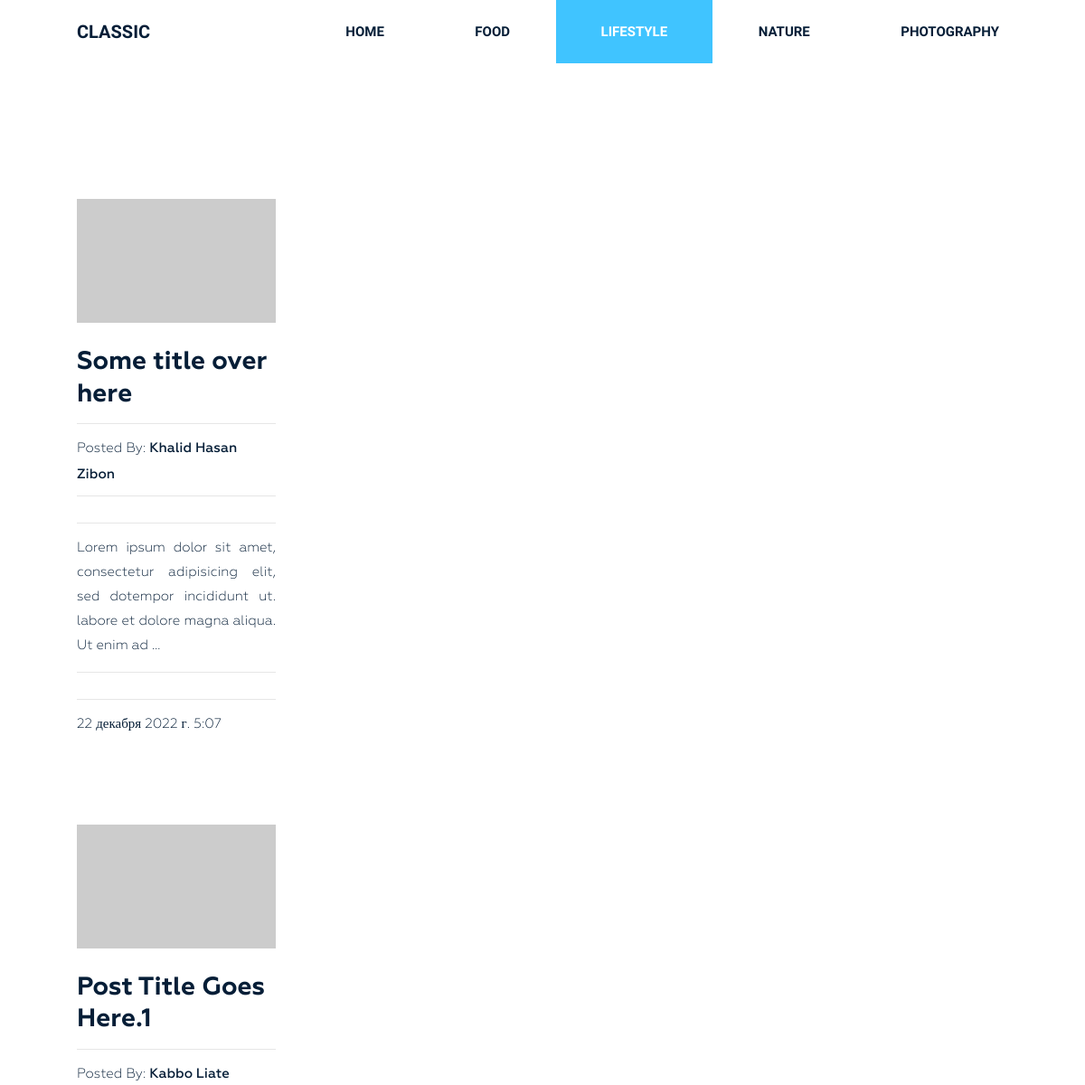
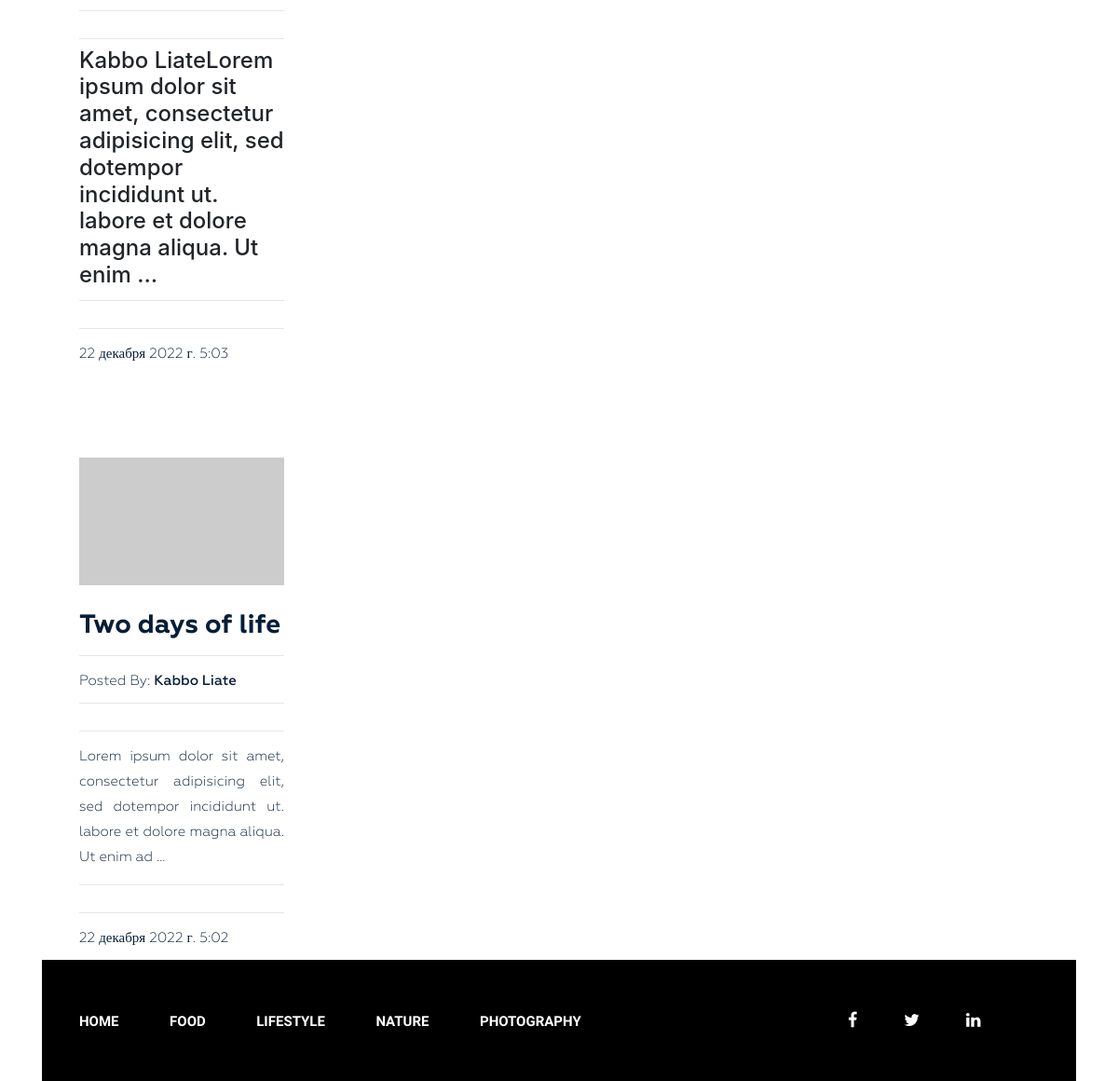
Screenshot of /category/lifestyle with the database file from the repository (2 pictures, top to bottom).
### blog/models.py (models this page shows, shortened)
class Category(models.Model):
    title = models.CharField(max_length=255)
    slug = models.SlugField(max_length=255, verbose_name='url', unique=True)
    def __str__(self):
        return self.title
    class Meta:
        ordering = ['title']
        verbose_name = 'Категория'
        verbose_name_plural = 'Категории'
    def get_absolute_url(self):
        return reverse('category', kwargs={'slug': self.slug})

class Post(models.Model):
    title = models.CharField(max_length=255)
    slug = models.SlugField(max_length=255, verbose_name='url', unique=True)
    author = models.CharField(max_length=100)
    content = models.TextField(blank=True)
    created_at = models.DateTimeField(auto_now_add=True, verbose_name='Опубликовано')
    photo = models.ImageField(upload_to='photos/%Y/%m/%d/', blank=True)
    views = models.IntegerField(default=0, verbose_name='Просмотров')
    category = models.ForeignKey(Category, on_delete=models.PROTECT, related_name='posts')
    tags = models.ManyToManyField(Tag, blank=True, related_name='posts')
    class Meta:
        ordering = ['-created_at']
        verbose_name = 'Статья(-ю)'
        verbose_name_plural = 'Статьи'
    def get_absolute_url(self):
        return reverse('post', kwargs={'slug': self.slug})

### blog/views.py (the view)
# urls.py: path('category/<str:slug>', PostsByCategory.as_view(), name='category'),
class PostsByCategory(ListView):
    template_name = 'blog/category.html'
    context_object_name = 'posts'
    paginate_by = 4
    allow_empty = False
    def get_queryset(self):
        return Post.objects.filter(category__slug=self.kwargs['slug'])
    def get_context_data(self, *, object_list=None, **kwargs):
        context = super().get_context_data(**kwargs)
        context['title'] = Category.objects.get(slug=self.kwargs['slug'])
        return context

### blog/templatetags/menu_ttag.py (called while the page is built)
@register.inclusion_tag('blog/menu_template.html')
def show_menu(menu_class='menu'):
    categories = Category.objects.all()
    context = {'categories': categories,
               'menu_class': menu_class}
    return context

### blog/templates/blog/category.html (shortened to what this page needs)
{% extends 'base.html' %}
{% load static %}
{% block content %}
<section class="blog-post-area">
<div class="container">
    <div class="row">
        <div class="blog-post-area-style">
    {% include 'inc/Home_posts.html' %}
        </div>
    </div>
</div>
</section>
{% endblock %}

### blog/templates/blog/menu_template.html
<div class="{{ menu_class }}">
    <ul>
        <li><a href="{% url 'home' %}">Home</a></li>
        {% for item in categories %}
            <li><a href="{{ item.get_absolute_url }}">{{ item.title }}</a></li>
        {% endfor %}
    </ul>
</div>

### templates/inc/home_posts.html
{% load static %}
{% for post in posts %}
    <div class="col-md-3">
    <div class="single-post">
        {% if post.photo %}
        <img src="{{ post.photo.url }}" alt="{{ post.title }}">
        {% else %}
        <img src="https://picsum.photos/id/2/228/142" alt="{{ post.title }}">
        {% endif %}
        <h3><a href="{{ post.get_absolute_url }}">{{ post.title }}</a></h3>
        <h4><span>Posted By: <span class="author-name">{{ post.author }}</span></span>
        </h4>
        <p>{{ post.content|truncatewords_html:20|safe }}</p>
        <h4><span>{{ post.created_at }}</span></h4>
    </div>
</div>
{% endfor %}

### siteblog/static/style.css (style rules this page uses)
.wrapper header.header .menu { margin: 0 }
.wrapper header.header .menu ul { float: right; margin: 0; padding: 0; margin-right: 4px; }
.wrapper header.header .menu ul li { display: inline-block; list-style: outside none none; margin: 0 -4px 0 0; }
.wrapper header.header .menu ul li a { color: rgb(6, 30, 55); font-family: "Raleway", sans-serif; font-size: 15px; font-weight: 600; line-height: 70px; padding: 26px 50px; text-decoration: none; text-transform: uppercase; }
.wrapper header.header .menu ul li.active a { background: #40c4ff; color: #fff; }
section.blog-post-area { margin-top: 50px; }
section.blog-post-area img { width: 100%; }
section.blog-post-area .single-post { padding-right: 20px; margin: 100px 0px 0px; }
section.blog-post-area h4 span { font-family: Geometria; font-weight: 400; font-size: 15px; color: #061e37; text-decoration: none; }
section.blog-post-area h4 span.author-name { font-weight: 500; }
.blog-post-area .single-post h3 a { font-family: Geometria; font-size: 28px; font-weight: 700; text-decoration: none; color: #061e37; }
.blog-post-area .single-post p { color: #061e37; font-family: Geometria; font-size: 15px; font-weight: 400; line-height: 27px; padding-top: 14px; position: relative; text-align: justify; }
.blog-post-area .single-post h4 { margin-bottom: 12px; padding-top: 10px; position: relative; }
.blog-post-area .single-post h4::before { background: #e6e6e6 none repeat scroll 0 0; content: ""; height: 1px; position: absolute; top: 0; width: 100%; }
.blog-post-area .single-post p::before { background: #e6e6e6 none repeat scroll 0 0; content: ""; height: 1px; position: absolute; top: 0; width: 100%; }
.blog-post-area .single-post h3 { margin: 25px 0 15px; }
.blog-post-area .blog-post-area-style { margin: 0 20px 0 40px; }
.wrapper footer.footer .footer-menu { margin: 0 }
.wrapper footer.footer .footer-menu ul { line-height: 130px; margin: 0; padding: 0; }
.wrapper footer.footer .footer-menu ul li { display: inline; list-style: outside none none; margin: 0; padding: 30px 0px; }
.wrapper footer.footer .footer-menu ul li a { color: #fff; font-family: "Raleway", sans-serif; font-size: 15px; font-weight: 600; line-height: 70px; margin-left: 40px; padding: 26px 10px 26px 0; text-decoration: none; text-transform: uppercase; }

### rows the page displays
Category: title "FOOD"
Category: title "LIFESTYLE"
Category: title "NATURE"
Category: title "PHOTOGRAPHY"
Post: title "Some title over here", author "Khalid Hasan Zibon", content "Lorem ipsum dolor sit amet, consectetur adipisicing elit, sed dotempor incididunt ut. labore et dolore magna aliqua. Ut enim ad …", created_at "22 декабря 2022 г. 5:07"
Post: title "Post Title Goes Here.1", author "Kabbo Liate", content "Kabbo LiateLorem ipsum dolor sit amet, consectetur adipisicing elit, sed dotempor incididunt ut. labore et dolore magna aliqua. Ut enim …", created_at "22 декабря 2022 г. 5:03"
Post: title "Two days of life", author "Kabbo Liate", content "Lorem ipsum dolor sit amet, consectetur adipisicing elit, sed dotempor incididunt ut. labore et dolore magna aliqua. Ut enim ad …", created_at "22 декабря 2022 г. 5:02"
